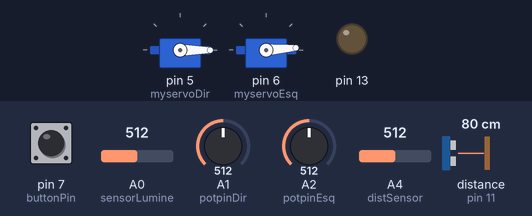
Simulated run of this sketch. Board: Arduino Uno, built with avr-gcc and run on an emulated ATmega328P. Parts: 2 × servo, output pins drawn as LEDs (lit = HIGH). Inputs (shaded band) come from the test bench; at power-on: pin 7 (buttonPin) HIGH, distance to the obstacle (sensor on pin 11) 80 cm, A0 (sensorLumine) = 512, A1 (potpinDir) = 512, A2 (potpinEsq) = 512, A4 (distSensor) = 512. The echo pulse lasts 58.3 µs per cm.

Above: at 1.2 s.
1.3 s: pin 7 (buttonPin) pulled LOW for 0.15 s
At 2.0 s:
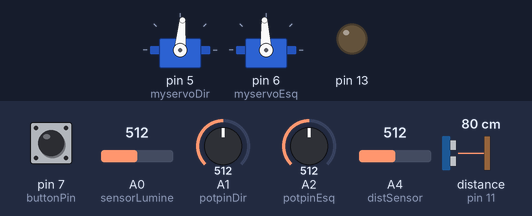
2.9 s: distance to the obstacle (sensor on pin 11) set to 2 cm
At 3.17 s:
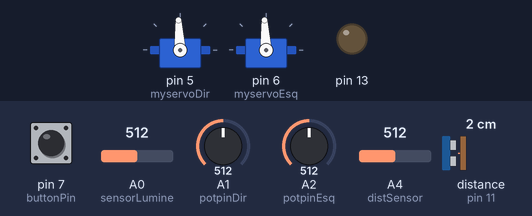
5.9 s: A0 (sensorLumine) set to 90
Timing chart, 0 to 14.9 s (numbered marks = the images above; inputs shaded):
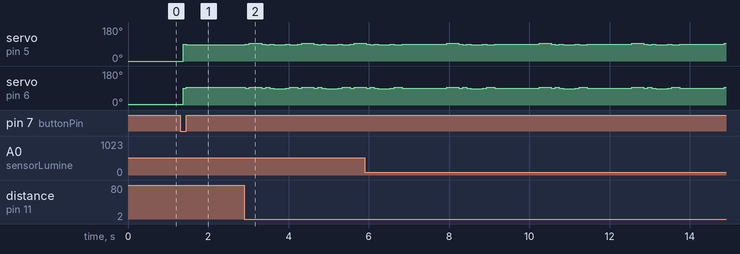

Measured:
- after the input at 1.3 s, servo on pin 5 (myservoDir): 0° → 89° after 0.07 s, → 85° 0.08 s later; servo on pin 6 (myservoEsq): 4° → 89° after 0.07 s, → 93° 0.08 s later

The sketch:

v1_1.ino
```cpp
// Controlling a servo position using a potentiometer (variable resistor)
// by Michal Rinott <http://people.interaction-ivrea.it/m.rinott>

#include <Servo.h>
#include <Ultrasonic.h>

#define TRIGGER 12
#define ECHO 11


Ultrasonic sensorUltrasonico (TRIGGER,ECHO);
int distancia;
long microsec;


Servo myservoDir;  // create servo object to control a servo
Servo myservoEsq;  // create servo object to control a servo

int potpinDir = 1;  // analog pin used to connect the potentiometer
int potpinEsq = 2;  // analog pin used to connect the potentiometer
int potpinSensor = 5; //sensor LDR
int lineSensor = 5; //armazena a leitura do sensor
int buttonPin = 7; //liga e deslica, será configurado com pull up interno.
int buttonState = HIGH;
int distSensor = 4;
int sensorLumine = 0;

int val;
int vel = 3;
int vel2 = 4;
int meio = 0;
int vmax = 0;
int vmin = 1024;
int meioDir = 0;    // variable to read the value from the analog pin
int meioEsq = 0;    // variable to read the value from the analog pin
int state = 0;
int counter = 0;
int diff = 0;
int objeto=0; //funciona como capitador de objeto

//parametros para fazer o rodar objeto
void parar();
void girarDir();
void girarEsq();
void andarReto();
int soma = 8;
int cond =0;

float p = 0.1;

void setup()
{
  myservoDir.attach(5);  // Declara qual porta do Arduino o servo estará ligado
  myservoEsq.attach(6);  //
  pinMode(buttonPin,INPUT);
  pinMode(13,OUTPUT);
  digitalWrite(buttonPin,HIGH);//coloca o estado da porta como pull Up interno
  pinMode(soma,INPUT);
  pinMode(13,OUTPUT);
  digitalWrite(soma,HIGH);
  state = 0;
  //lerDistancia();
//  Serial.begin(9600);
}

void loop(){
  //Define o estado inicial do sistema
  if (digitalRead(buttonPin)==LOW){
    state = 0;
  }else{
    if (state == 0){
      state = 3;
      counter = 0;
    }
  }
  //fim Define o estado inicial do sistema
  //estado 0 é para regular os motores manualmente.
  if (state == 0){
    val = analogRead(potpinDir);            // reads the value of the potentiometer (value between 0 and 1023)
    meioDir = map(val, 0, 1023, 0, 179);     // scale it to use it with the servo (value between 0 and 180)
    myservoDir.write(meioDir);                  // sets the servo position according to the scaled value

    val = analogRead(potpinEsq);            // reads the value of the potentiometer (value between 0 and 1023)
    meioEsq = map(val, 0, 1023, 0, 179);     // scale it to use it with the servo (value between 0 and 180)
    myservoEsq.write(meioEsq);                  // sets the servo position according to the scaled value
    delay(15);
    cond=0;
//fim estado 0, o código vai para o estado 1 dependendo da chave liga e desliga.
//Inicio estado 1 Regula o seguidor de linha
  }else if (state == 1){
    meio = analogRead(potpinSensor);
    if (meio > vmax) vmax = meio;
    if (meio < vmin) vmin = meio;
    if (counter < 50){
      myservoEsq.write(meioEsq+2);                  // sets the servo position according to the scaled value
      myservoDir.write(meioDir+2);                  // sets the servo position according to the scaled value
    }else if (counter < 100){
      myservoEsq.write(meioEsq-2);                  // sets the servo position according to the scaled value
      myservoDir.write(meioDir-2);                  // sets the servo position according to the scaled value
    }
    counter++;
    delay(20);
    if (counter > 100){
       meio = (vmax + vmin)/2;
       state = 2;
    }
//fim regula seguir linha
//Inicio Andar na linha
  }else if (state == 2){
    lineSensor = analogRead(potpinSensor);
    diff = (int)((float)(meio - lineSensor) * p);
    myservoEsq.write(meioEsq+vel+diff);
    myservoDir.write(meioDir-vel+diff);
    //modo turbo para subir a rampa.
    if ((digitalRead(soma)==LOW)&&(cond==1)){
      vel = 5;
      digitalWrite(13,HIGH);
    }
    //Fim modo turbo para subir a rampa.
    //--identifica objeto para desvio permite entrar no estado 3
    objeto = analogRead(distSensor);// lê o valor do sensor de distância
    if(objeto>600){ //distância maior que 600 entra no estado 3
      digitalWrite(13,HIGH);
      state = 3;
    }
//fim andar na linha
//inicio estado 3 desvio do objeto
  }else if (state == 3){
   // parar(100);
  //vira lado 1 e para
    andarReto(vel2,100); //2500
    if(analogRead(sensorLumine) < 250){
      parar(1000);
    }
    if(lerDistancia() <= 15){
        parar(100);
        girarDir(vel2,300); // de 450 para 430
        parar(100);

        andarReto(vel2,100);
        lerDistancia();

        if(lerDistancia() <=15){
          parar(100);
          girarEsq((vel2),300);
          parar(100);
          andarReto(vel2,100);
        }
     }
    //andarReto(vel2,1000); //2700 para 2400
    //parar(100);

    //girarDir((vel2),300);
    //parar(100);

    objeto = analogRead(distSensor);
    digitalWrite(13,LOW);
  //  state = 2;
    cond=1;
  }
  //fim desvio objeto
}

int lerDistancia(){
  microsec= sensorUltrasonico.timing();
  distancia = sensorUltrasonico.convert(microsec,Ultrasonic::CM);
  return distancia;
}

void parar(int tempo){
    myservoEsq.write(meioEsq);
    myservoDir.write(meioDir);
    delay(tempo);
}
void girarDir(int veloc, int tempo){
    myservoEsq.write(meioEsq+veloc);
    myservoDir.write(meioDir+veloc);
    delay(tempo);
}
void girarEsq(int veloc, int tempo){
    myservoEsq.write(meioEsq-veloc);
    myservoDir.write(meioDir-veloc);
    delay(tempo);
}
void andarReto(int veloc, int tempo){
    myservoEsq.write(meioEsq+veloc);
    myservoDir.write(meioDir-veloc);
    delay(tempo);
}
```
